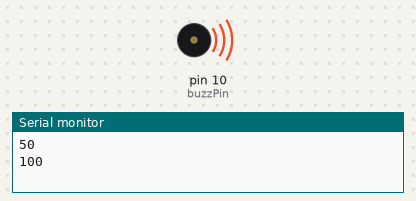
Recording of a sketch running on a simulated Arduino Uno, built with avr-gcc and run on an emulated ATmega328P. On the bench: buzzer (waves = sounding), the last lines printed to the serial monitor.

Above: at 0.12 s.
At 1.65 s:
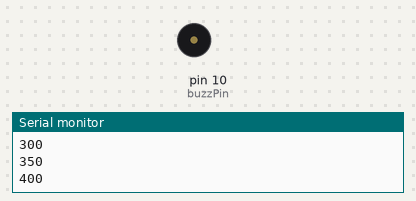
Timing chart, 0 to 6.8 s (numbered marks = the images above):
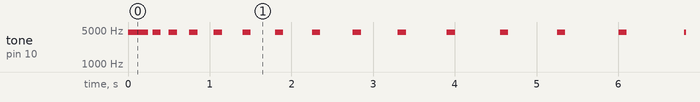

Measured:
- by itself, tone on pin 10 (buzzPin): plays 4500 Hz for 0.25 s, 4500 Hz for 0.10 s, 4500 Hz for 0.10 s, 4500 Hz for 0.10 s, 4500 Hz for 0.10 s, 4500 Hz for 0.10 s … (227 notes in this stretch)

The sketch:

passive_buzzer_tone.ino
```cpp
int buzzPin = 10;
int highDelay = 50;
int lowDelay = 100;

void setup() {
  // put your setup code here, to run once:
  pinMode(buzzPin, OUTPUT);
  Serial.begin(9600);
}

void loop() {
  // put your main code here, to run repeatedly:
  for(int i=50; i<=1000; i+=50){
    tone(buzzPin, 4500, 100);
    Serial.println(i);
    delay(i);
  }
}
```
